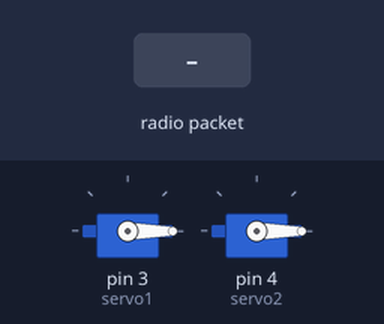
Recording of a sketch running on a simulated Arduino Uno, built with avr-gcc and run on an emulated ATmega328P. Shown: 2 × servo. The test bench sets the inputs (shaded band). No radio packets arrive unless stated.

Above: at 1.2 s.
1.3 s: radio packet "90" arrives
At 1.7 s:
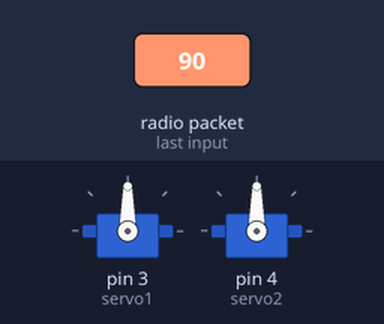
2.8 s: radio packet "200" arrives
At 4.1 s:
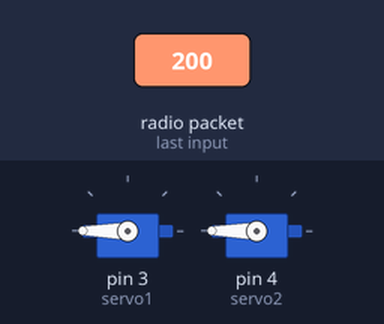
Timing chart, 0 to 5.8 s (numbered marks = the images above; inputs shaded):
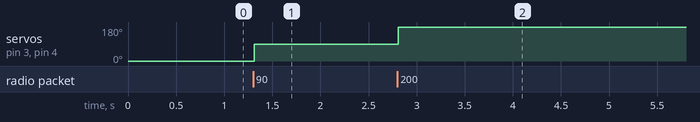

The sketch:

Servo_RX.ino
```cpp
#include <SPI.h>
#include <nRF24L01.h>
#include <RF24.h>
#include <Servo.h>

int joy1, joy2;
Servo servo1, servo2;
const byte bind [6] = "18200";
RF24 rc  (9,8);
char Data [32] = "";

void setup() {
  servo1.attach (3);
  servo2.attach (4);
  rc.begin ();
  rc.openReadingPipe (0, bind);
  rc.setPALevel (RF24_PA_MIN);
  rc.startListening ();
}

void loop() {
  if (rc.available ())  {
    rc.read (&Data, sizeof(Data));
    joy1 = atoi (&Data[0]);
    delay (5);
    rc.read (&Data, sizeof(Data));
    joy2 = atoi (&Data[0]);
    delay (5);
  }

  servo1.write (joy1);
  servo2.write (joy2);

}
```

Measured:
- after the input at 1.3 s, servo on pin 3 (servo1), servo on pin 4 (servo2): 0° → 90° at once
- after the input at 2.8 s, servo on pin 3 (servo1), servo on pin 4 (servo2): 90° → 180° at once
